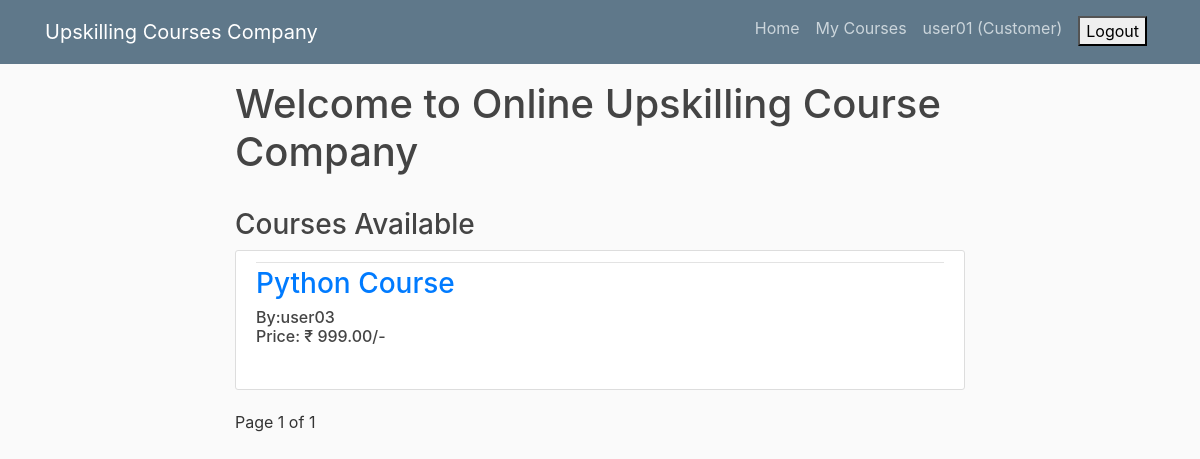
Before: /home/ (signed in) with the older database file.
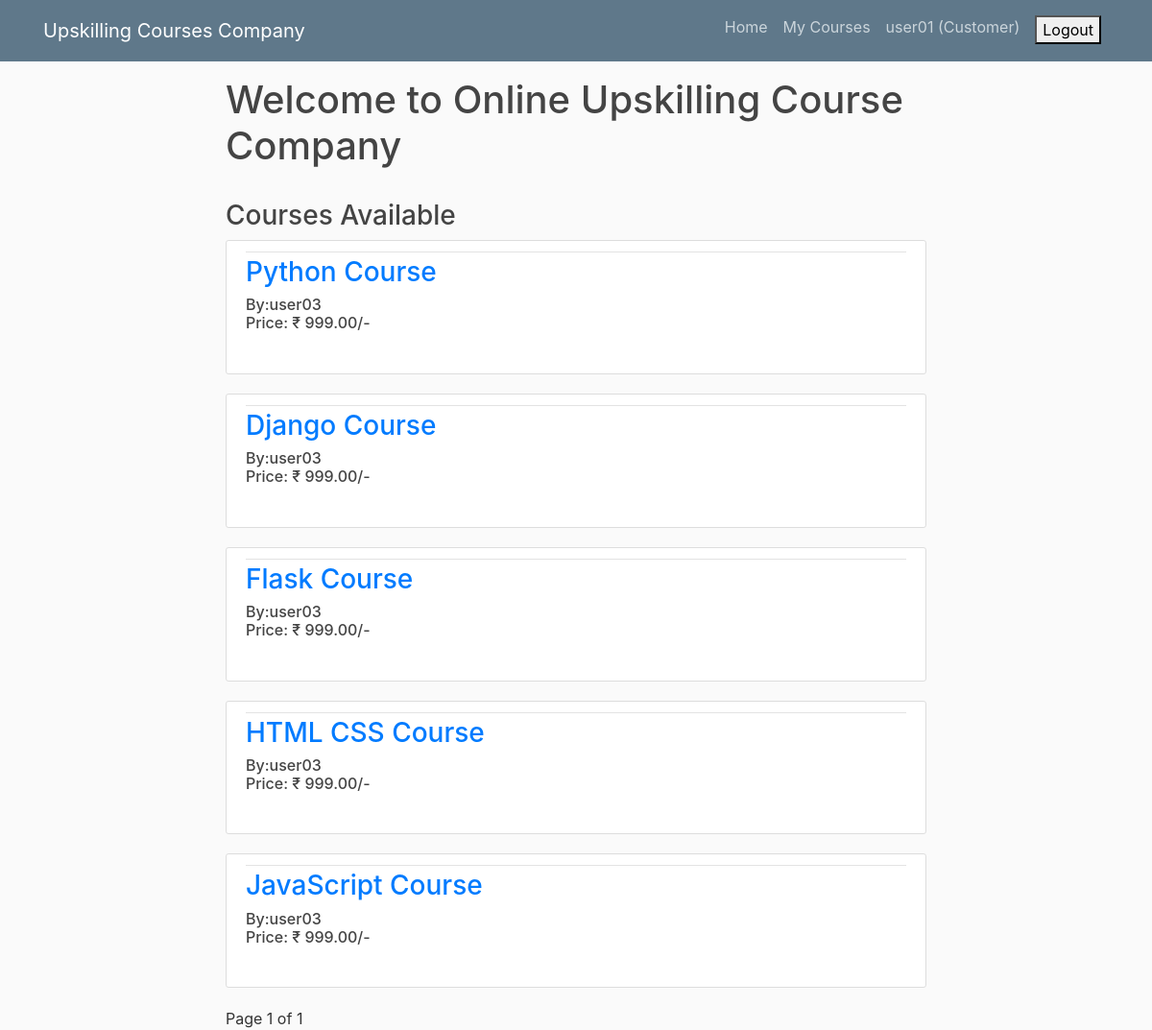
After: the same page with the newer database file.
### accounts/models.py (models this page shows)
class User(AbstractUser):
    is_admin = models.BooleanField(default=False)
    is_customer = models.BooleanField(default=False)
    is_customerexecutive = models.BooleanField(default=False)
    is_salesexecutive = models.BooleanField(default=False)
    username = models.CharField(unique=True, max_length=100)
    email = models.EmailField(max_length=100)
    first_name = models.CharField(max_length=100)
    last_name = models.CharField(max_length=100)

class SalesExecutive(models.Model):
    user = models.OneToOneField(User, on_delete=models.CASCADE, primary_key=True)
    username = models.CharField(unique=True, max_length=100)
    email = models.EmailField(max_length=100)
    first_name = models.CharField(max_length=100)
    last_name = models.CharField(max_length=100)
    def __str__(self):
        return str(self.user)

### products/models.py (models this page shows, shortened)
class Product(models.Model):
    product_id      = models.IntegerField(primary_key=True)
    product_name    = models.CharField(max_length=100)
    product_price   = models.DecimalField(max_digits=6, decimal_places=2)
    product_seller  = models.ForeignKey(SalesExecutive, on_delete=models.CASCADE)

### products/views.py (the view)
# urls.py: path('home/', home, name='home'),
def home(request):
    products = Product.objects.all()
    paginator = Paginator(products, 5)
    page = request.GET.get('page')
    try:
        products = paginator.page(page)
    except PageNotAnInteger:
        products = paginator.page(1)
    except EmptyPage:
        products = paginator.page(paginator.num_pages)
    return render(request, 'products/home.html', {'products':products, 'page':page})

### products/templates/products/home.html (shortened to what this page needs)
{% extends 'base.html' %}
{% block content %}
{% if user.is_customer %}
    <h1>Welcome to Online Upskilling Course Company</h1><br>
    <h3>Courses Available</h3>
    {% for i in products %}
        <article class="media content-section">
            <div class="media-body">
                <div class="article-metadata"></div>
                <h3><a href="{% url 'products:productdetail' product_id=i.product_id %}">{{ i.product_name }}</a></h3>
                <h6>By:{{ i.product_seller }}<br>
                Price: ₹ {{ i.product_price }}/-</h6><br>
            </div>
        </article>
    {% endfor %}
    Page {{ products.number }} of {{ products.paginator.num_pages }}
{% endif %}
{% endblock %}

### templates/base.html (shortened to what this page needs)
{% load static %}
<!DOCTYPE html>
<html>
<head>
    <link rel="stylesheet" href="https://maxcdn.bootstrapcdn.com/bootstrap/4.0.0/css/bootstrap.min.css">
    <link rel="stylesheet" type="text/css" href="{% static 'style.css' %}">
</head>
<body>
    <header class="site-header">
        <nav class="navbar navbar-expand-md navbar-dark bg-steel fixed-top">
            <div class="container">
                <a class="navbar-brand mr-4" href="{% url 'products:home' %}">Upskilling Courses Company</a>
                <div class="collapse navbar-collapse" id="navbarToggle">
                    <div class="navbar-nav">
                        {% if user.is_customer %}
                            <a class="nav-item nav-link" href="{% url 'products:home' %}">Home</a>
                            <a class="nav-item nav-link" href="{% url 'orders:mycourses' %}">My Courses</a>
                            <label class="nav-item nav-link">{{ request.user }} (Customer)</label>
                            <form class="nav-item nav-link" action="{% url 'accounts:logout' %}" method="POST">
                                <button type="submit">Logout</button>
                            </form>
                        {% else %}
                                <a class="nav-item nav-link" href="{% url 'accounts:login' %}">Login</a>
                                <a class="nav-item nav-link" href="{% url 'accounts:signup' %}">Signup</a>
                        {% endif %}
                    </div>
                </div>
            </div>
        </nav>
    </header>
    <main role="main" class="container">
        <div class="row">
            <div class="col-sm-8 mx-auto">
                {% block content %}{% endblock %}
            </div>
        </div>
    </main>
</body>
</html>

### static/style.css (style rules this page uses)
body { background: #fafafa; color: #333333; margin-top: 5rem; }
h1, h2, h3, h4, h5, h6 { color: #444444; }
.bg-steel { background-color: #5f788a; }
.site-header .navbar-nav .nav-link { color: #cbd5db; }
.content-section { background: #ffffff; padding: 10px 20px; border: 1px solid #dddddd; border-radius: 3px; margin-bottom: 20px; }
.article-metadata { padding-bottom: 1px; margin-bottom: 4px; border-bottom: 1px solid #e3e3e3 }

Changed rows visible on the page:
added Product: product_name "Django Course", product_seller "user03", product_price "999.00"
added Product: product_name "Flask Course", product_seller "user03", product_price "999.00"
added Product: product_name "HTML CSS Course", product_seller "user03", product_price "999.00"
added Product: product_name "JavaScript Course", product_seller "user03", product_price "999.00"
